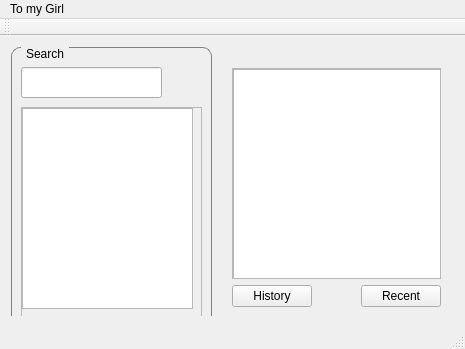
<?xml version="1.0" encoding="UTF-8"?>
<ui version="4.0">
 <class>MainWindow</class>
 <widget class="QMainWindow" name="MainWindow">
  <property name="geometry">
   <rect>
    <x>0</x>
    <y>0</y>
    <width>465</width>
    <height>349</height>
   </rect>
  </property>
  <property name="windowTitle">
   <string>lnzdict</string>
  </property>
  <property name="styleSheet">
   <string notr="true">QGroupBox {
    border: 1px solid gray;
    border-radius: 9px;
    margin-top: 0.5em;
}

QGroupBox::title {
    subcontrol-origin: margin;
    left: 10px;
    padding: 0 3px 0 3px;
}
</string>
  </property>
  <widget class="QWidget" name="centralWidget">
   <layout class="QVBoxLayout" name="verticalLayout">
    <item>
     <widget class="QWidget" name="widget" native="true">
      <widget class="QGroupBox" name="groupBox">
       <property name="geometry">
        <rect>
         <x>0</x>
         <y>0</y>
         <width>201</width>
         <height>281</height>
        </rect>
       </property>
       <property name="title">
        <string>Search</string>
       </property>
       <widget class="QScrollArea" name="scrollArea_2">
        <property name="geometry">
         <rect>
          <x>10</x>
          <y>60</y>
          <width>181</width>
          <height>211</height>
         </rect>
        </property>
        <property name="widgetResizable">
         <bool>true</bool>
        </property>
        <widget class="QWidget" name="scrollAreaWidgetContents_2">
         <property name="geometry">
          <rect>
           <x>0</x>
           <y>0</y>
           <width>177</width>
           <height>207</height>
          </rect>
         </property>
         <widget class="QTextEdit" name="textEditshowMeaning">
          <property name="geometry">
           <rect>
            <x>0</x>
            <y>0</y>
            <width>171</width>
            <height>201</height>
           </rect>
          </property>
         </widget>
        </widget>
       </widget>
       <widget class="QLineEdit" name="lineEditInput">
        <property name="geometry">
         <rect>
          <x>10</x>
          <y>20</y>
          <width>141</width>
          <height>31</height>
         </rect>
        </property>
       </widget>
      </widget>
      <widget class="QWidget" name="">
       <property name="geometry">
        <rect>
         <x>210</x>
         <y>10</y>
         <width>231</width>
         <height>261</height>
        </rect>
       </property>
       <layout class="QVBoxLayout" name="verticalLayout_2">
        <item>
         <widget class="QScrollArea" name="scrollArea">
          <property name="widgetResizable">
           <bool>true</bool>
          </property>
          <widget class="QWidget" name="scrollAreaWidgetContents">
           <property name="geometry">
            <rect>
             <x>0</x>
             <y>0</y>
             <width>225</width>
             <height>220</height>
            </rect>
           </property>
           <widget class="QTextEdit" name="textEditHistory">
            <property name="geometry">
             <rect>
              <x>0</x>
              <y>0</y>
              <width>221</width>
              <height>231</height>
             </rect>
            </property>
           </widget>
          </widget>
         </widget>
        </item>
        <item>
         <layout class="QHBoxLayout" name="horizontalLayout">
          <item>
           <widget class="QPushButton" name="pushButtonHistory">
            <property name="text">
             <string>History</string>
            </property>
           </widget>
          </item>
          <item>
           <spacer name="horizontalSpacer">
            <property name="orientation">
             <enum>Qt::Horizontal</enum>
            </property>
            <property name="sizeHint" stdset="0">
             <size>
              <width>40</width>
              <height>20</height>
             </size>
            </property>
           </spacer>
          </item>
          <item>
           <widget class="QPushButton" name="pushButtonRecent">
            <property name="text">
             <string>Recent</string>
            </property>
           </widget>
          </item>
         </layout>
        </item>
       </layout>
      </widget>
     </widget>
    </item>
   </layout>
  </widget>
  <widget class="QMenuBar" name="menuBar">
   <property name="geometry">
    <rect>
     <x>0</x>
     <y>0</y>
     <width>465</width>
     <height>25</height>
    </rect>
   </property>
   <widget class="QMenu" name="menuTo_my_Girl">
    <property name="title">
     <string>To my Girl</string>
    </property>
   </widget>
   <addaction name="menuTo_my_Girl"/>
  </widget>
  <widget class="QToolBar" name="mainToolBar">
   <attribute name="toolBarArea">
    <enum>TopToolBarArea</enum>
   </attribute>
   <attribute name="toolBarBreak">
    <bool>false</bool>
   </attribute>
  </widget>
  <widget class="QStatusBar" name="statusBar"/>
 </widget>
 <layoutdefault spacing="6" margin="11"/>
 <resources/>
 <connections/>
</ui>
